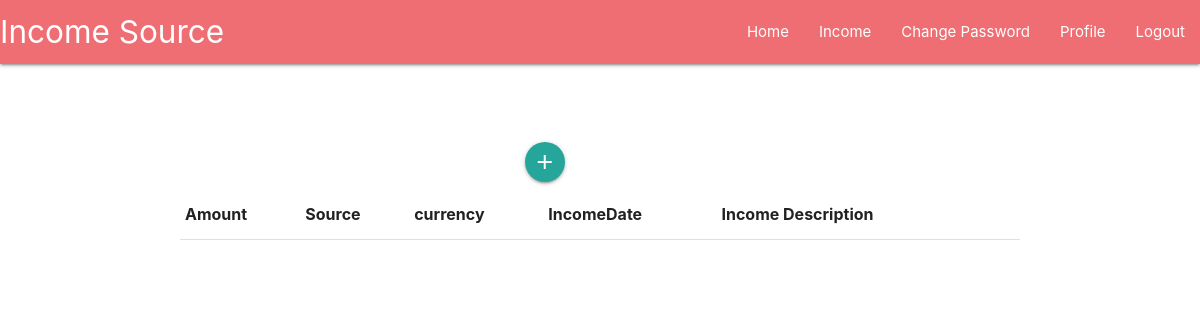
The app's page /Income/ (signed in), older data.
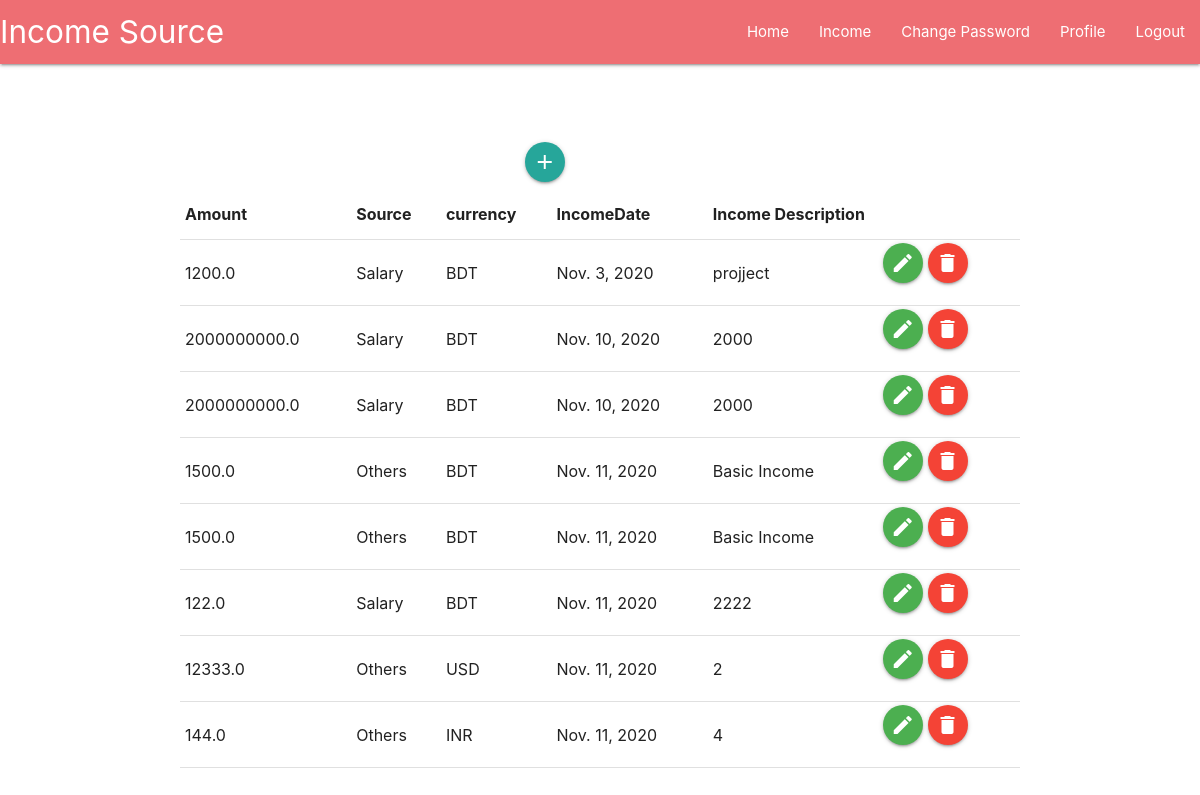
The same page, newer data.
### Income/models.py (models this page shows, shortened)
class Income(models.Model):
    Currency_CHOICES = (
        ('BDT', 'BDT'),
        ('INR', 'INR'),
        ('USD', 'USD'),
    )
    Source_CHOICES = (
        ('Salary', 'Salary'),
        ('Business', 'Business'),
        ('Others', 'Others'),
    )
    username = models.ForeignKey(User,on_delete=models.CASCADE)
    amount = models.FloatField()
    description = models.TextField(blank=True,null=True)
    Source = models.CharField(max_length=30,choices=Source_CHOICES)
    currency = models.CharField(max_length=30, choices=Currency_CHOICES)
    IncomeDate = models.DateField(auto_now_add=True)

### Income/views.py (the view)
# urls.py: path('Income/',views.IncomeView.as_view(),name='Income'),
class IncomeView(ListView):
    model = Income
    template_name = 'Income/IncomeList.html'
    context_object_name = 'Incomes'

### Income/templates/Income/IncomeList.html
{% extends 'SuperAdminNavbar.html' %}
{% load crispy_forms_tags %}
{% load materializecss %}
{% load static %}
{% block content %}
<br>
<br>
<br>
<br>
  <div class="row">
    <div class="col s12 m6">
      <div class="card">
        <div class="card-image">
          <a href="{% url 'IncomeCreate' %}" class="btn-floating halfway-fab waves-effect waves-light success"><i class="material-icons">add</i></a>
        </div>
      </div>
    </div>
  </div>
<table>
        <thead>
          <tr>
              <th>Amount</th>
              <th>Source</th>
              <th>currency</th>
              <th>IncomeDate</th>
              <th>Income Description</th>
              <th></th>
              <th></th>
          </tr>
        </thead>
        <tbody>
        {% for income in Incomes %}
            {% if income.username == user %}
              <tr>
                <td>{{ income.amount}}</td>
                <td>{{ income.Source}}</td>
                <td>{{ income.currency}}</td>
                <td>{{ income.IncomeDate}}</td>
                <td>{{ income.description}}</td>
                <td>
                  <div class="row">
                    <div class="col s12 m6">
                      <div class="card">
                        <div class="card-image">
                          <a href="{% url 'IncomeUpdate' income.id %}" class="btn-floating halfway-fab waves-effect waves-light green"><i class="material-icons">edit</i></a>
                        </div>
                      </div>
                    </div>
                  </div>
                </td><td>
                  <div class="row">
                    <div class="col s12 m6">
                      <div class="card">
                        <div class="card-image">
                          <a href="{% url 'IncomeDelete' income.id %}" class="btn-floating halfway-fab waves-effect waves-light red"><i class="material-icons">delete</i></a>
                        </div>
                      </div>
                    </div>
                  </div>
                </td>
              </tr>
            {% endif %}
        {% endfor %}
        </tbody>
      </table>
{% endblock %}

### templates/SuperAdminNavbar.html (shortened to what this page needs)
{% load static %}
  <html>
    <head>
        {% block css %}
          <link rel="stylesheet" href="https://cdnjs.cloudflare.com/ajax/libs/materialize/1.0.0-rc.1/css/materialize.min.css" />
        {% endblock css %}
    </head>
    <body>
            <nav>
                <div class="nav-wrapper">
                  <a href="{% url 'BaseHome' %}" class="brand-logo">Income Source</a>
                  <ul class="right hide-on-med-and-down">
                    <li><a href="{% url 'BaseHome' %}">Home</a></li>
                     {% if user.is_authenticated %}
                          <li> <a href="{% url 'Income' %}"> Income </a></li>
                          <li><a href="{% url 'password_change' %}">Change Password</a></li>
                          <li><a href="{% url 'profile' %}">Profile</a></li>
                          <li><a href="{% url 'logout' %}">Logout</a></li>
                      {% else %}
                            <li><a href="{% url 'login' %}">Log In</a></li>
                            <li><a href="{% url 'sign_up' %}">Create a Account</a></li>
                      {% endif %}
                  </ul>
                </div>
            </nav>
            <div class="container">
                {% block content%}
                {% endblock content%}
            </div>
    </body>
  </html>

Row changes from the older to the newer data that the page shows:
added Income: amount "1200.0", Source "Salary", currency "BDT", IncomeDate "Nov. 3, 2020", description "projject"
added Income: amount "2000000000.0", Source "Salary", currency "BDT", IncomeDate "Nov. 10, 2020", description "2000"
added Income: amount "2000000000.0", Source "Salary", currency "BDT", IncomeDate "Nov. 10, 2020", description "2000"
added Income: amount "1500.0", Source "Others", currency "BDT", IncomeDate "Nov. 11, 2020", description "Basic Income"
added Income: amount "1500.0", Source "Others", currency "BDT", IncomeDate "Nov. 11, 2020", description "Basic Income"
added Income: amount "122.0", Source "Salary", currency "BDT", IncomeDate "Nov. 11, 2020", description "2222"
added Income: amount "12333.0", Source "Others", currency "USD", IncomeDate "Nov. 11, 2020", description "2"
added Income: amount "144.0", Source "Others", currency "INR", IncomeDate "Nov. 11, 2020", description "4"
